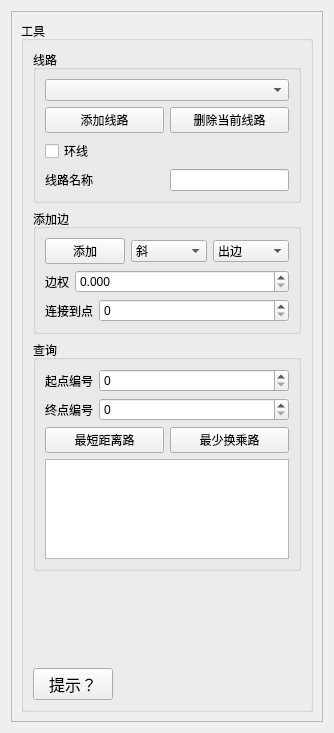
<?xml version="1.0" encoding="UTF-8"?>
<ui version="4.0">
 <class>SideToolEdit</class>
 <widget class="QWidget" name="SideToolEdit">
  <property name="geometry">
   <rect>
    <x>0</x>
    <y>0</y>
    <width>334</width>
    <height>733</height>
   </rect>
  </property>
  <property name="sizePolicy">
   <sizepolicy hsizetype="Preferred" vsizetype="Preferred">
    <horstretch>0</horstretch>
    <verstretch>0</verstretch>
   </sizepolicy>
  </property>
  <property name="windowTitle">
   <string>Form</string>
  </property>
  <layout class="QVBoxLayout" name="verticalLayout">
   <item>
    <widget class="QScrollArea" name="scrollArea">
     <property name="widgetResizable">
      <bool>true</bool>
     </property>
     <widget class="QWidget" name="scrollAreaWidgetContents_3">
      <property name="geometry">
       <rect>
        <x>0</x>
        <y>0</y>
        <width>300</width>
        <height>733</height>
       </rect>
      </property>
      <layout class="QVBoxLayout" name="verticalLayout_7">
       <item>
        <widget class="QGroupBox" name="groupBox">
         <property name="sizePolicy">
          <sizepolicy hsizetype="Expanding" vsizetype="Preferred">
           <horstretch>0</horstretch>
           <verstretch>0</verstretch>
          </sizepolicy>
         </property>
         <property name="font">
          <font>
           <pointsize>9</pointsize>
          </font>
         </property>
         <property name="title">
          <string>工具</string>
         </property>
         <layout class="QVBoxLayout" name="verticalLayout_6">
          <item>
           <widget class="QGroupBox" name="lineGroup">
            <property name="sizePolicy">
             <sizepolicy hsizetype="Expanding" vsizetype="Fixed">
              <horstretch>0</horstretch>
              <verstretch>0</verstretch>
             </sizepolicy>
            </property>
            <property name="title">
             <string>线路</string>
            </property>
            <layout class="QVBoxLayout" name="verticalLayout_3">
             <item>
              <widget class="QComboBox" name="lineBox">
               <property name="sizePolicy">
                <sizepolicy hsizetype="Preferred" vsizetype="Fixed">
                 <horstretch>0</horstretch>
                 <verstretch>0</verstretch>
                </sizepolicy>
               </property>
               <property name="font">
                <font>
                 <pointsize>9</pointsize>
                </font>
               </property>
              </widget>
             </item>
             <item>
              <layout class="QHBoxLayout" name="horizontalLayout_4">
               <item>
                <widget class="QPushButton" name="addLineButton">
                 <property name="sizePolicy">
                  <sizepolicy hsizetype="Preferred" vsizetype="Fixed">
                   <horstretch>0</horstretch>
                   <verstretch>0</verstretch>
                  </sizepolicy>
                 </property>
                 <property name="font">
                  <font>
                   <pointsize>9</pointsize>
                  </font>
                 </property>
                 <property name="text">
                  <string>添加线路</string>
                 </property>
                </widget>
               </item>
               <item>
                <widget class="QPushButton" name="deleteLineButton">
                 <property name="sizePolicy">
                  <sizepolicy hsizetype="Preferred" vsizetype="Fixed">
                   <horstretch>0</horstretch>
                   <verstretch>0</verstretch>
                  </sizepolicy>
                 </property>
                 <property name="font">
                  <font>
                   <pointsize>9</pointsize>
                  </font>
                 </property>
                 <property name="text">
                  <string>删除当前线路</string>
                 </property>
                </widget>
               </item>
              </layout>
             </item>
             <item>
              <layout class="QHBoxLayout" name="horizontalLayout_6">
               <property name="spacing">
                <number>0</number>
               </property>
               <item>
                <widget class="QCheckBox" name="circleCheck">
                 <property name="font">
                  <font>
                   <pointsize>9</pointsize>
                  </font>
                 </property>
                 <property name="text">
                  <string>环线</string>
                 </property>
                </widget>
               </item>
              </layout>
             </item>
             <item>
              <layout class="QHBoxLayout" name="horizontalLayout_7">
               <item>
                <widget class="QLabel" name="label_5">
                 <property name="sizePolicy">
                  <sizepolicy hsizetype="Preferred" vsizetype="Fixed">
                   <horstretch>0</horstretch>
                   <verstretch>0</verstretch>
                  </sizepolicy>
                 </property>
                 <property name="font">
                  <font>
                   <pointsize>9</pointsize>
                  </font>
                 </property>
                 <property name="text">
                  <string>线路名称</string>
                 </property>
                </widget>
               </item>
               <item>
                <widget class="QLineEdit" name="nameEdit">
                 <property name="sizePolicy">
                  <sizepolicy hsizetype="Preferred" vsizetype="Fixed">
                   <horstretch>0</horstretch>
                   <verstretch>0</verstretch>
                  </sizepolicy>
                 </property>
                 <property name="font">
                  <font>
                   <pointsize>9</pointsize>
                  </font>
                 </property>
                </widget>
               </item>
              </layout>
             </item>
            </layout>
           </widget>
          </item>
          <item>
           <widget class="QGroupBox" name="addEdgeGroup">
            <property name="enabled">
             <bool>true</bool>
            </property>
            <property name="sizePolicy">
             <sizepolicy hsizetype="Expanding" vsizetype="Fixed">
              <horstretch>0</horstretch>
              <verstretch>0</verstretch>
             </sizepolicy>
            </property>
            <property name="title">
             <string>添加边</string>
            </property>
            <layout class="QVBoxLayout" name="verticalLayout_4">
             <item>
              <layout class="QHBoxLayout" name="horizontalLayout_3">
               <item>
                <widget class="QPushButton" name="addEdgeButton">
                 <property name="sizePolicy">
                  <sizepolicy hsizetype="Preferred" vsizetype="Fixed">
                   <horstretch>0</horstretch>
                   <verstretch>0</verstretch>
                  </sizepolicy>
                 </property>
                 <property name="font">
                  <font>
                   <pointsize>9</pointsize>
                  </font>
                 </property>
                 <property name="text">
                  <string>添加</string>
                 </property>
                </widget>
               </item>
               <item>
                <widget class="QComboBox" name="styleBox">
                 <property name="sizePolicy">
                  <sizepolicy hsizetype="Preferred" vsizetype="Fixed">
                   <horstretch>0</horstretch>
                   <verstretch>0</verstretch>
                  </sizepolicy>
                 </property>
                 <property name="font">
                  <font>
                   <pointsize>9</pointsize>
                  </font>
                 </property>
                 <item>
                  <property name="text">
                   <string>斜</string>
                  </property>
                 </item>
                 <item>
                  <property name="text">
                   <string>横竖</string>
                  </property>
                 </item>
                 <item>
                  <property name="text">
                   <string>竖横</string>
                  </property>
                 </item>
                </widget>
               </item>
               <item>
                <widget class="QComboBox" name="directBox">
                 <property name="sizePolicy">
                  <sizepolicy hsizetype="Preferred" vsizetype="Fixed">
                   <horstretch>0</horstretch>
                   <verstretch>0</verstretch>
                  </sizepolicy>
                 </property>
                 <property name="font">
                  <font>
                   <pointsize>9</pointsize>
                  </font>
                 </property>
                 <item>
                  <property name="text">
                   <string>出边</string>
                  </property>
                 </item>
                 <item>
                  <property name="text">
                   <string>入边</string>
                  </property>
                 </item>
                </widget>
               </item>
              </layout>
             </item>
             <item>
              <layout class="QHBoxLayout" name="horizontalLayout_8">
               <item>
                <widget class="QLabel" name="label_13">
                 <property name="sizePolicy">
                  <sizepolicy hsizetype="Fixed" vsizetype="Preferred">
                   <horstretch>0</horstretch>
                   <verstretch>0</verstretch>
                  </sizepolicy>
                 </property>
                 <property name="font">
                  <font>
                   <pointsize>9</pointsize>
                  </font>
                 </property>
                 <property name="text">
                  <string>边权</string>
                 </property>
                </widget>
               </item>
               <item>
                <widget class="QDoubleSpinBox" name="lengthSpinBox">
                 <property name="sizePolicy">
                  <sizepolicy hsizetype="Preferred" vsizetype="Fixed">
                   <horstretch>0</horstretch>
                   <verstretch>0</verstretch>
                  </sizepolicy>
                 </property>
                 <property name="font">
                  <font>
                   <pointsize>9</pointsize>
                  </font>
                 </property>
                 <property name="decimals">
                  <number>3</number>
                 </property>
                </widget>
               </item>
              </layout>
             </item>
             <item>
              <layout class="QHBoxLayout" name="horizontalLayout_2">
               <item>
                <widget class="QLabel" name="label">
                 <property name="sizePolicy">
                  <sizepolicy hsizetype="Fixed" vsizetype="Preferred">
                   <horstretch>0</horstretch>
                   <verstretch>0</verstretch>
                  </sizepolicy>
                 </property>
                 <property name="font">
                  <font>
                   <pointsize>9</pointsize>
                  </font>
                 </property>
                 <property name="text">
                  <string>连接到点</string>
                 </property>
                </widget>
               </item>
               <item>
                <widget class="QSpinBox" name="vexBox">
                 <property name="sizePolicy">
                  <sizepolicy hsizetype="Preferred" vsizetype="Fixed">
                   <horstretch>0</horstretch>
                   <verstretch>0</verstretch>
                  </sizepolicy>
                 </property>
                 <property name="font">
                  <font>
                   <pointsize>9</pointsize>
                  </font>
                 </property>
                 <property name="maximum">
                  <number>10000</number>
                 </property>
                </widget>
               </item>
              </layout>
             </item>
            </layout>
           </widget>
          </item>
          <item>
           <widget class="QGroupBox" name="useBox">
            <property name="sizePolicy">
             <sizepolicy hsizetype="Preferred" vsizetype="Fixed">
              <horstretch>0</horstretch>
              <verstretch>0</verstretch>
             </sizepolicy>
            </property>
            <property name="title">
             <string>查询</string>
            </property>
            <layout class="QVBoxLayout" name="verticalLayout_5">
             <item>
              <layout class="QFormLayout" name="formLayout_2">
               <item row="0" column="0">
                <widget class="QLabel" name="label_2">
                 <property name="font">
                  <font>
                   <pointsize>9</pointsize>
                  </font>
                 </property>
                 <property name="text">
                  <string>起点编号</string>
                 </property>
                </widget>
               </item>
               <item row="0" column="1">
                <widget class="QSpinBox" name="useStartBox">
                 <property name="maximum">
                  <number>10000</number>
                 </property>
                </widget>
               </item>
               <item row="1" column="0">
                <widget class="QLabel" name="label_4">
                 <property name="text">
                  <string>终点编号</string>
                 </property>
                </widget>
               </item>
               <item row="1" column="1">
                <widget class="QSpinBox" name="useEndBox">
                 <property name="maximum">
                  <number>10000</number>
                 </property>
                </widget>
               </item>
              </layout>
             </item>
             <item>
              <layout class="QHBoxLayout" name="horizontalLayout_5">
               <item>
                <widget class="QPushButton" name="lowDistanceButton">
                 <property name="text">
                  <string>最短距离路</string>
                 </property>
                </widget>
               </item>
               <item>
                <widget class="QPushButton" name="lowChangeButton">
                 <property name="text">
                  <string>最少换乘路</string>
                 </property>
                </widget>
               </item>
              </layout>
             </item>
             <item>
              <widget class="QTextEdit" name="wayTextEdit">
               <property name="sizePolicy">
                <sizepolicy hsizetype="Preferred" vsizetype="Preferred">
                 <horstretch>0</horstretch>
                 <verstretch>0</verstretch>
                </sizepolicy>
               </property>
               <property name="maximumSize">
                <size>
                 <width>16777215</width>
                 <height>100</height>
                </size>
               </property>
               <property name="readOnly">
                <bool>true</bool>
               </property>
              </widget>
             </item>
            </layout>
           </widget>
          </item>
          <item>
           <layout class="QVBoxLayout" name="verticalLayout_2">
            <property name="spacing">
             <number>0</number>
            </property>
            <property name="sizeConstraint">
             <enum>QLayout::SetFixedSize</enum>
            </property>
            <item>
             <widget class="QWidget" name="widget" native="true"/>
            </item>
           </layout>
          </item>
          <item>
           <widget class="QPushButton" name="tipsButton">
            <property name="sizePolicy">
             <sizepolicy hsizetype="Fixed" vsizetype="Fixed">
              <horstretch>0</horstretch>
              <verstretch>0</verstretch>
             </sizepolicy>
            </property>
            <property name="font">
             <font>
              <pointsize>12</pointsize>
             </font>
            </property>
            <property name="text">
             <string>提示？</string>
            </property>
           </widget>
          </item>
         </layout>
        </widget>
       </item>
      </layout>
     </widget>
    </widget>
   </item>
  </layout>
 </widget>
 <resources/>
 <connections/>
</ui>
